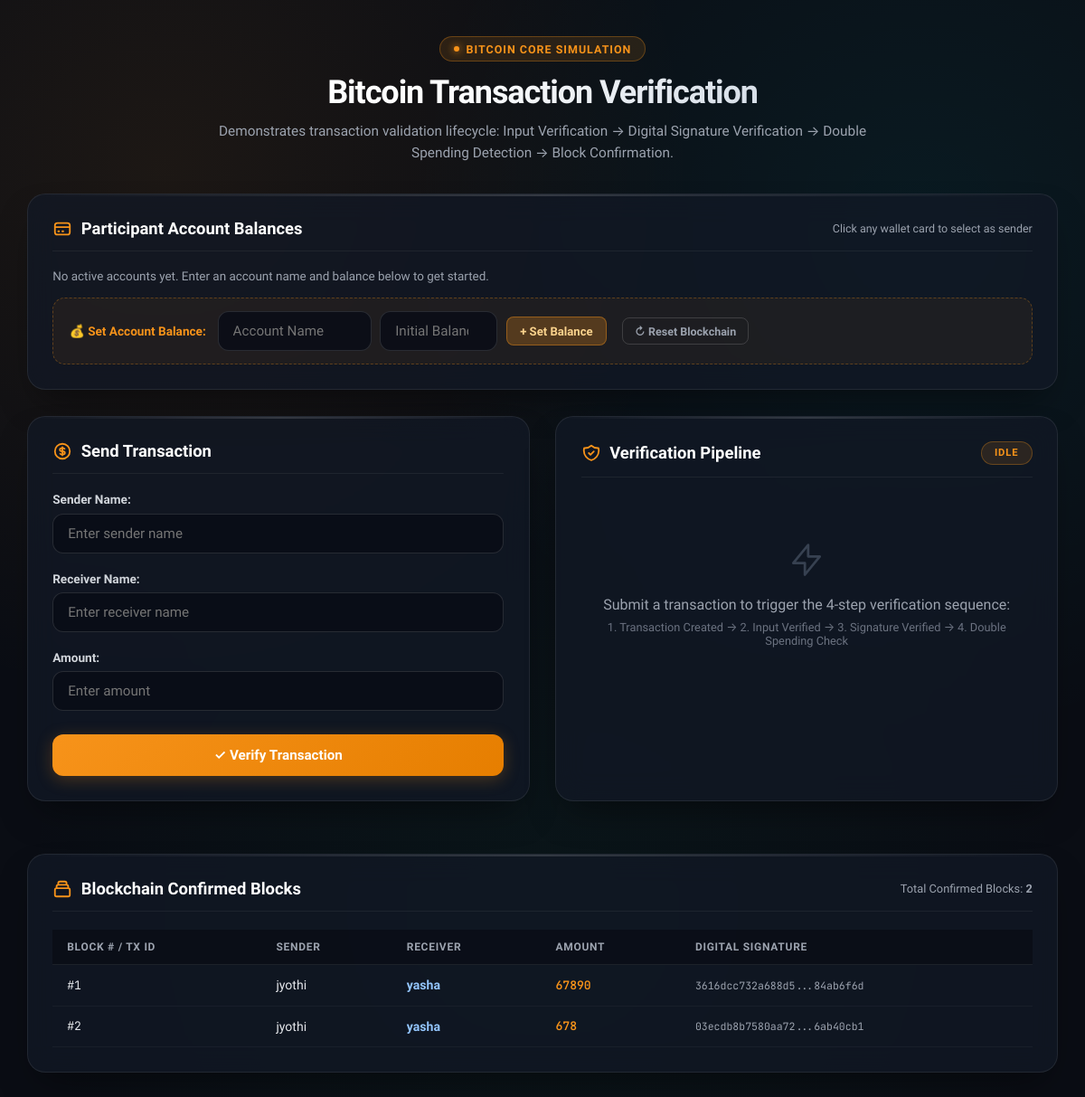
/, run on an earlier commit of the app's database.
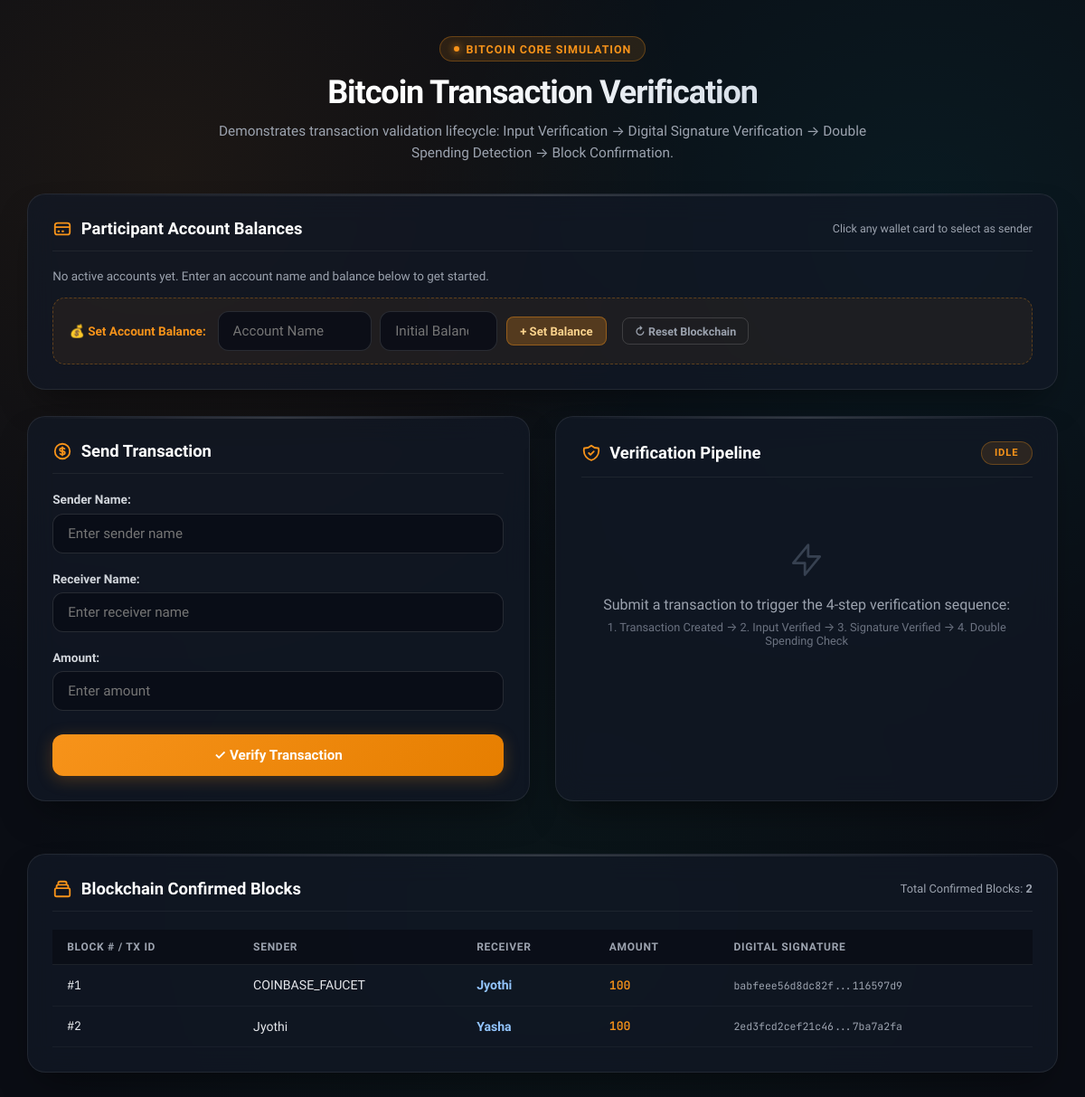
And on a later commit of the database.
### tables this page shows
CREATE TABLE transactions(
id INTEGER PRIMARY KEY AUTOINCREMENT,
sender TEXT,
receiver TEXT,
amount INTEGER,
signature TEXT
);

### app.py (the view, shortened to what this page needs)
@app.route("/", methods=["GET", "POST"])
def index():
    result = []
    status = "info"
    ledger = get_ledger()
    wallet_balances = get_wallet_balances()
    sender = ""
    receiver = ""
    amount_raw = ""
    return render_template(
        "index.html",
        result=result,
        status=status,
        ledger=ledger,
        wallet_balances=wallet_balances,
        sender=sender,
        receiver=receiver,
        amount=amount_raw
    )

### blockchain.py (called while the page is built)
def get_wallet_balances():
    cursor.execute("SELECT username, balance FROM accounts WHERE balance > 0 ORDER BY balance DESC")
    rows = cursor.fetchall()
    return {row[0]: row[1] for row in rows}

def get_ledger():
    cursor.execute("SELECT id, sender, receiver, amount, signature FROM transactions ORDER BY id ASC")
    rows = cursor.fetchall()
    cursor.execute("SELECT txid FROM spent")
    spent_set = set(row[0] for row in cursor.fetchall())
    ledger = []
    for row in rows:
        ledger.append({
            "id": row[0],
            "sender": row[1],
            "receiver": row[2],
            "amount": row[3],
            "signature": row[4],
            "is_spent": row[0] in spent_set
        })
    return ledger

### templates/index.html (shortened to what the changed rows need)
<!DOCTYPE html>
<html lang="en">
<head>
</head>
<body>
<div class="container">
    <header>
        <h1>Bitcoin Transaction Verification</h1>
    </header>
    <div class="glass-card">
        {% if ledger %}
            <div class="ledger-table-wrapper">
                <table>
                    <thead>
                        <tr>
                            <th>Block # / Tx ID</th>
                            <th>Sender</th>
                            <th>Receiver</th>
                            <th>Amount</th>
                            <th>Digital Signature</th>
                        </tr>
                    </thead>
                    <tbody>
                        {% for tx in ledger %}
                            <tr>
                                <td class="mono">#{{ tx.id }}</td>
                                <td>{{ tx.sender }}</td>
                                <td><strong style="color: #93c5fd;">{{ tx.receiver }}</strong></td>
                                <td class="mono" style="color: var(--accent-bitcoin); font-weight: 600;">{{ tx.amount }}</td>
                                <td class="mono" style="color: var(--text-muted); font-size: 0.72rem;" title="{{ tx.signature }}">
                                    {{ tx.signature[:16] }}...{{ tx.signature[-8:] }}
                                </td>
                            </tr>
                        {% endfor %}
                    </tbody>
                </table>
            </div>
        {% else %}
            <div class="empty-pipeline" style="padding: 2rem 1rem;">
                <p>No transactions confirmed on the blockchain yet.</p>
                <p style="font-size: 0.8rem; margin-top: 0.35rem; color: #6b7280;">Set any user's balance above to begin.</p>
            </div>
        {% endif %}
    </div>
</div>
</body>
</html>

What changed in the data, as far as the page shows it:
changed transactions id 1: sender "jyothi" → "COINBASE_FAUCET"; receiver "yasha" → "Jyothi"; amount "67890" → "100"; signature "3616dcc732a688d5" → "babfeee56d8dc82f"; signature "84ab6f6d" → "116597d9"
changed transactions id 2: sender "jyothi" → "Jyothi"; receiver "yasha" → "Yasha"; amount "678" → "100"; signature "03ecdb8b7580aa72" → "2ed3fcd2cef21c46"; signature "6ab40cb1" → "7ba7a2fa"
